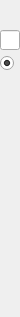
<?xml version="1.0" encoding="UTF-8"?>
<ui version="4.0">
 <class>BoosterInputWidget</class>
 <widget class="QWidget" name="BoosterInputWidget">
  <property name="geometry">
   <rect>
    <x>0</x>
    <y>0</y>
    <width>20</width>
    <height>317</height>
   </rect>
  </property>
  <property name="windowTitle">
   <string>Form</string>
  </property>
  <layout class="QVBoxLayout" name="verticalLayout">
   <property name="spacing">
    <number>2</number>
   </property>
   <property name="leftMargin">
    <number>0</number>
   </property>
   <property name="topMargin">
    <number>0</number>
   </property>
   <property name="rightMargin">
    <number>0</number>
   </property>
   <property name="bottomMargin">
    <number>0</number>
   </property>
   <item>
    <widget class="QLabel" name="lblfiller">
     <property name="maximumSize">
      <size>
       <width>16777215</width>
       <height>20</height>
      </size>
     </property>
     <property name="text">
      <string/>
     </property>
    </widget>
   </item>
   <item>
    <widget class="QLineEdit" name="edStatus">
     <property name="maximumSize">
      <size>
       <width>20</width>
       <height>20</height>
      </size>
     </property>
     <property name="readOnly">
      <bool>true</bool>
     </property>
    </widget>
   </item>
   <item>
    <widget class="QRadioButton" name="rbBlockDetectionActiveLow">
     <property name="toolTip">
      <string>&lt;html&gt;&lt;head/&gt;&lt;body&gt;&lt;p&gt;Block detection active high.  Generate an OPC_INPUT_REP (0xB2) message.&lt;/p&gt;&lt;/body&gt;&lt;/html&gt;</string>
     </property>
     <property name="text">
      <string/>
     </property>
     <property name="checked">
      <bool>true</bool>
     </property>
    </widget>
   </item>
   <item>
    <widget class="QLabel" name="lblfiller_2">
     <property name="maximumSize">
      <size>
       <width>16777215</width>
       <height>20</height>
      </size>
     </property>
     <property name="text">
      <string/>
     </property>
    </widget>
   </item>
   <item>
    <widget class="QLabel" name="lblfiller_3">
     <property name="maximumSize">
      <size>
       <width>16777215</width>
       <height>20</height>
      </size>
     </property>
     <property name="text">
      <string/>
     </property>
    </widget>
   </item>
   <item>
    <widget class="QLabel" name="lblfiller_4">
     <property name="maximumSize">
      <size>
       <width>16777215</width>
       <height>20</height>
      </size>
     </property>
     <property name="text">
      <string/>
     </property>
    </widget>
   </item>
   <item>
    <widget class="QLabel" name="lblfiller_5">
     <property name="maximumSize">
      <size>
       <width>16777215</width>
       <height>20</height>
      </size>
     </property>
     <property name="text">
      <string/>
     </property>
    </widget>
   </item>
   <item>
    <widget class="QLabel" name="lblfiller_6">
     <property name="maximumSize">
      <size>
       <width>16777215</width>
       <height>20</height>
      </size>
     </property>
     <property name="text">
      <string/>
     </property>
    </widget>
   </item>
   <item>
    <widget class="QLabel" name="lblfiller_7">
     <property name="maximumSize">
      <size>
       <width>16777215</width>
       <height>20</height>
      </size>
     </property>
     <property name="text">
      <string/>
     </property>
    </widget>
   </item>
   <item>
    <widget class="QLabel" name="lblfiller_8">
     <property name="maximumSize">
      <size>
       <width>16777215</width>
       <height>20</height>
      </size>
     </property>
     <property name="text">
      <string/>
     </property>
    </widget>
   </item>
   <item>
    <widget class="QLabel" name="lblfiller_10">
     <property name="maximumSize">
      <size>
       <width>16777215</width>
       <height>20</height>
      </size>
     </property>
     <property name="text">
      <string/>
     </property>
    </widget>
   </item>
   <item>
    <widget class="QLabel" name="lblfiller_9">
     <property name="maximumSize">
      <size>
       <width>16777215</width>
       <height>20</height>
      </size>
     </property>
     <property name="text">
      <string/>
     </property>
    </widget>
   </item>
  </layout>
 </widget>
 <resources/>
 <connections/>
</ui>
